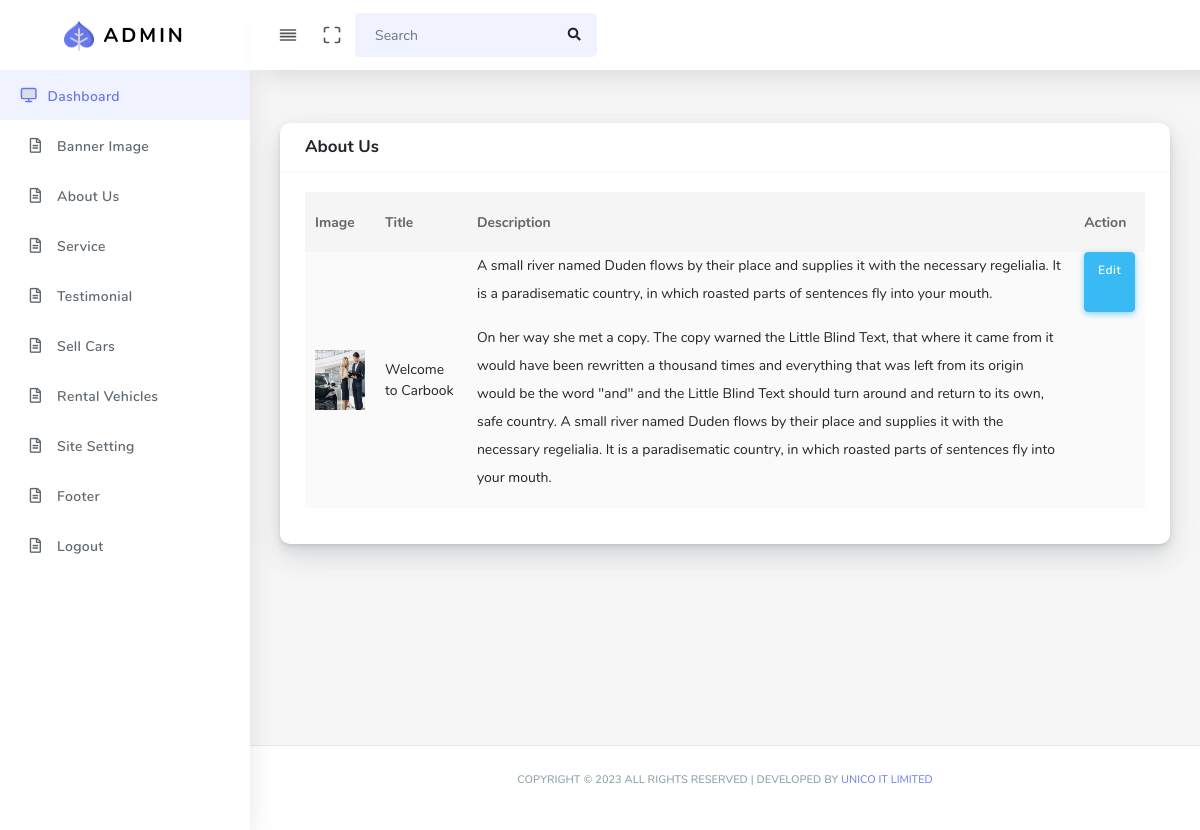
/admin/aboutUs.php, run on the app's committed database.
### tables this page shows
CREATE TABLE `aboutus` (
  `id` int(11) NOT NULL,
  `image` varchar(244) NOT NULL,
  `title` varchar(25) NOT NULL,
  `text` longtext NOT NULL
);

### admin/aboutUs.php (the view, shortened to what this page needs)
<?php include("header.php");
include './config.php';
?>
<section class="section">
    <div class="section-body">
        <div class="row">
            <div class="col-12">
                <div class="card">
                    <div class="card-header">
                        <h4>About Us</h4>
                    </div>
                    <div class="card-body">
                        <div class="table-responsive">
                            <table class="table table-striped table-hover" id="tableExport" style="width:100%;">
                                <thead>
                                    <tr>
                                        <th>Image</th>
                                        <th>Title</th>
                                        <th>Description</th>
                                        <th>Action</th>
                                    </tr>
                                </thead>
                                <tbody>
                                <?php
                            $sql = "SELECT * FROM aboutus ORDER BY id ASC";
                            $result = $conn->query($sql);
                            if ($result->num_rows > 0) {
                                while ($row = $result->fetch_assoc()) {
                            ?>
                                    <tr>
                                        <td> <img src="assets/about/<?php echo $row['image']?>" alt="Girl in a jacket" width="50" height="60"> </td>
                                        <td><?php echo $row['title']?></td>
                                        <td><?php echo $row['text']?></td>
                                        <td style="display: inline-flex;">
                                            <a href="aboutEdit.php?id=<?php echo $row['id']?>" class="btn btn-icon btn-info custom_btn_info">Edit</a>
                                        </td>
                                    </tr>
                                    <?php }}?>
                                </tbody>
                            </table>
                        </div>
                    </div>
                </div>
            </div>
        </div>
    </div>
</section>
<?php include("footer.php"); ?>

### data on the page
aboutus: image (picture), title "Welcome to Carbook", text "A small river named Duden flows by their place and supplies it with the necessary regelialia. It is a paradisematic country, in which roasted parts of sentences fly into your mouth. On her way she met a copy. The copy warned the Little Blind Text, that where it came from it would have been rewritten a thousand times and everything that was left from its origin would be the word \"and\" and the Little Blind Text should turn around and return to its own, safe country. A small river named Duden flows by their place and supplies it with the necessary regelialia. It is a paradisematic country, in which roasted parts of sentences fly into your mouth."
